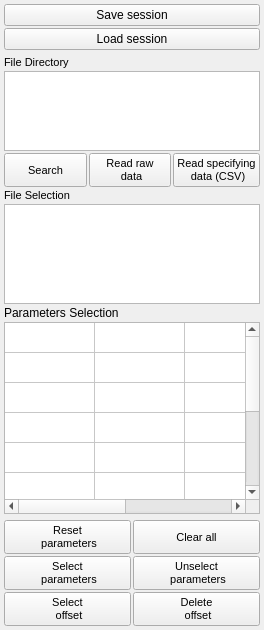
         <widget class="QFrame" name="frame_8">
          <property name="sizePolicy">
           <sizepolicy hsizetype="Minimum" vsizetype="Minimum">
            <horstretch>0</horstretch>
            <verstretch>0</verstretch>
           </sizepolicy>
          </property>
          <property name="maximumSize">
           <size>
            <width>375</width>
            <height>16777215</height>
           </size>
          </property>
          <property name="frameShape">
           <enum>QFrame::NoFrame</enum>
          </property>
          <property name="frameShadow">
           <enum>QFrame::Raised</enum>
          </property>
          <layout class="QVBoxLayout" name="verticalLayout_17">
           <property name="spacing">
            <number>2</number>
           </property>
           <property name="leftMargin">
            <number>2</number>
           </property>
           <property name="topMargin">
            <number>2</number>
           </property>
           <property name="rightMargin">
            <number>2</number>
           </property>
           <property name="bottomMargin">
            <number>2</number>
           </property>
           <item>
            <widget class="QFrame" name="frame_27">
             <property name="frameShape">
              <enum>QFrame::NoFrame</enum>
             </property>
             <property name="frameShadow">
              <enum>QFrame::Raised</enum>
             </property>
             <layout class="QVBoxLayout" name="verticalLayout_16">
              <property name="spacing">
               <number>2</number>
              </property>
              <property name="leftMargin">
               <number>2</number>
              </property>
              <property name="topMargin">
               <number>2</number>
              </property>
              <property name="rightMargin">
               <number>2</number>
              </property>
              <property name="bottomMargin">
               <number>2</number>
              </property>
              <item>
               <widget class="QPushButton" name="buttonSaveUI">
                <property name="text">
                 <string>Save session</string>
                </property>
               </widget>
              </item>
              <item>
               <widget class="QPushButton" name="buttonLoadUI">
                <property name="text">
                 <string>Load session</string>
                </property>
               </widget>
              </item>
             </layout>
            </widget>
           </item>
           <item>
            <widget class="QFrame" name="frame">
             <property name="sizePolicy">
              <sizepolicy hsizetype="Minimum" vsizetype="Minimum">
               <horstretch>0</horstretch>
               <verstretch>0</verstretch>
              </sizepolicy>
             </property>
             <property name="minimumSize">
              <size>
               <width>0</width>
               <height>0</height>
              </size>
             </property>
             <property name="font">
              <font>
               <pointsize>11</pointsize>
              </font>
             </property>
             <property name="frameShape">
              <enum>QFrame::NoFrame</enum>
             </property>
             <property name="frameShadow">
              <enum>QFrame::Raised</enum>
             </property>
             <layout class="QVBoxLayout" name="verticalLayout_14">
              <property name="spacing">
               <number>2</number>
              </property>
              <property name="leftMargin">
               <number>2</number>
              </property>
              <property name="topMargin">
               <number>2</number>
              </property>
              <property name="rightMargin">
               <number>2</number>
              </property>
              <property name="bottomMargin">
               <number>2</number>
              </property>
              <item>
               <widget class="QLabel" name="label_13">
                <property name="sizePolicy">
                 <sizepolicy hsizetype="Minimum" vsizetype="Minimum">
                  <horstretch>0</horstretch>
                  <verstretch>0</verstretch>
                 </sizepolicy>
                </property>
                <property name="maximumSize">
                 <size>
                  <width>16777215</width>
                  <height>30</height>
                 </size>
                </property>
                <property name="font">
                 <font>
                  <pointsize>8</pointsize>
                 </font>
                </property>
                <property name="text">
                 <string>File Directory</string>
                </property>
               </widget>
              </item>
              <item>
               <widget class="QListWidget" name="fileSelectDirectory">
                <property name="sizePolicy">
                 <sizepolicy hsizetype="Minimum" vsizetype="Minimum">
                  <horstretch>0</horstretch>
                  <verstretch>0</verstretch>
                 </sizepolicy>
                </property>
                <property name="maximumSize">
                 <size>
                  <width>16777215</width>
                  <height>80</height>
                 </size>
                </property>
                <property name="font">
                 <font>
                  <pointsize>8</pointsize>
                 </font>
                </property>
                <property name="horizontalScrollBarPolicy">
                 <enum>Qt::ScrollBarAsNeeded</enum>
                </property>
                <property name="alternatingRowColors">
                 <bool>true</bool>
                </property>
               </widget>
              </item>
              <item>
               <widget class="QFrame" name="frame_26">
                <property name="sizePolicy">
                 <sizepolicy hsizetype="Minimum" vsizetype="Minimum">
                  <horstretch>0</horstretch>
                  <verstretch>0</verstretch>
                 </sizepolicy>
                </property>
                <property name="frameShape">
                 <enum>QFrame::NoFrame</enum>
                </property>
                <property name="frameShadow">
                 <enum>QFrame::Raised</enum>
                </property>
                <layout class="QHBoxLayout" name="horizontalLayout_3">
                 <property name="spacing">
                  <number>2</number>
                 </property>
                 <property name="leftMargin">
                  <number>0</number>
                 </property>
                 <property name="topMargin">
                  <number>0</number>
                 </property>
                 <property name="rightMargin">
                  <number>0</number>
                 </property>
                 <property name="bottomMargin">
                  <number>0</number>
                 </property>
                 <item>
                  <widget class="QPushButton" name="buttonSearchDirectory">
                   <property name="sizePolicy">
                    <sizepolicy hsizetype="Minimum" vsizetype="Minimum">
                     <horstretch>0</horstretch>
                     <verstretch>0</verstretch>
                    </sizepolicy>
                   </property>
                   <property name="minimumSize">
                    <size>
                     <width>0</width>
                     <height>0</height>
                    </size>
                   </property>
                   <property name="maximumSize">
                    <size>
                     <width>16777215</width>
                     <height>50</height>
                    </size>
                   </property>
                   <property name="font">
                    <font>
                     <pointsize>8</pointsize>
                    </font>
                   </property>
                   <property name="text">
                    <string>Search</string>
                   </property>
                  </widget>
                 </item>
                 <item>
                  <widget class="QPushButton" name="buttonApplyDirectory">
                   <property name="sizePolicy">
                    <sizepolicy hsizetype="Minimum" vsizetype="Minimum">
                     <horstretch>0</horstretch>
                     <verstretch>0</verstretch>
                    </sizepolicy>
                   </property>
                   <property name="minimumSize">
                    <size>
                     <width>0</width>
                     <height>0</height>
                    </size>
                   </property>
                   <property name="maximumSize">
                    <size>
                     <width>16777215</width>
                     <height>50</height>
                    </size>
                   </property>
                   <property name="font">
                    <font>
                     <pointsize>8</pointsize>
                    </font>
                   </property>
                   <property name="text">
                    <string>Read raw
 data</string>
                   </property>
                  </widget>
                 </item>
                 <item>
                  <widget class="QPushButton" name="buttonApplyDirectoryTXT">
                   <property name="sizePolicy">
                    <sizepolicy hsizetype="Minimum" vsizetype="Minimum">
                     <horstretch>0</horstretch>
                     <verstretch>0</verstretch>
                    </sizepolicy>
                   </property>
                   <property name="maximumSize">
                    <size>
                     <width>16777215</width>
                     <height>50</height>
                    </size>
                   </property>
                   <property name="font">
                    <font>
                     <pointsize>8</pointsize>
                    </font>
                   </property>
                   <property name="text">
                    <string>Read specifying
 data (CSV)</string>
                   </property>
                  </widget>
                 </item>
                </layout>
               </widget>
              </item>
              <item>
               <widget class="QLabel" name="label_10">
                <property name="sizePolicy">
                 <sizepolicy hsizetype="Minimum" vsizetype="Minimum">
                  <horstretch>0</horstretch>
                  <verstretch>0</verstretch>
                 </sizepolicy>
                </property>
                <property name="maximumSize">
                 <size>
                  <width>16777215</width>
                  <height>30</height>
                 </size>
                </property>
                <property name="font">
                 <font>
                  <pointsize>8</pointsize>
                 </font>
                </property>
                <property name="text">
                 <string>File Selection</string>
                </property>
               </widget>
              </item>
              <item>
               <widget class="QListWidget" name="fileSelect">
                <property name="sizePolicy">
                 <sizepolicy hsizetype="Minimum" vsizetype="Minimum">
                  <horstretch>0</horstretch>
                  <verstretch>0</verstretch>
                 </sizepolicy>
                </property>
                <property name="maximumSize">
                 <size>
                  <width>99999</width>
                  <height>100</height>
                 </size>
                </property>
                <property name="font">
                 <font>
                  <pointsize>8</pointsize>
                 </font>
                </property>
                <property name="mouseTracking">
                 <bool>true</bool>
                </property>
                <property name="horizontalScrollBarPolicy">
                 <enum>Qt::ScrollBarAsNeeded</enum>
                </property>
                <property name="alternatingRowColors">
                 <bool>false</bool>
                </property>
                <property name="selectionMode">
                 <enum>QAbstractItemView::ExtendedSelection</enum>
                </property>
                <property name="wordWrap">
                 <bool>true</bool>
                </property>
                <property name="sortingEnabled">
                 <bool>true</bool>
                </property>
               </widget>
              </item>
              <item>
               <widget class="QLabel" name="label_2">
                <property name="sizePolicy">
                 <sizepolicy hsizetype="Minimum" vsizetype="Minimum">
                  <horstretch>0</horstretch>
                  <verstretch>0</verstretch>
                 </sizepolicy>
                </property>
                <property name="maximumSize">
                 <size>
                  <width>16777215</width>
                  <height>30</height>
                 </size>
                </property>
                <property name="font">
                 <font>
                  <pointsize>9</pointsize>
                 </font>
                </property>
                <property name="text">
                 <string>Parameters Selection</string>
                </property>
               </widget>
              </item>
              <item>
               <widget class="QTableWidget" name="paramSel">
                <property name="sizePolicy">
                 <sizepolicy hsizetype="Minimum" vsizetype="MinimumExpanding">
                  <horstretch>0</horstretch>
                  <verstretch>0</verstretch>
                 </sizepolicy>
                </property>
                <property name="font">
                 <font>
                  <pointsize>8</pointsize>
                 </font>
                </property>
                <property name="toolTip">
                 <string/>
                </property>
                <property name="rowCount">
                 <number>10</number>
                </property>
                <property name="columnCount">
                 <number>4</number>
                </property>
                <attribute name="horizontalHeaderVisible">
                 <bool>false</bool>
                </attribute>
                <attribute name="horizontalHeaderDefaultSectionSize">
                 <number>90</number>
                </attribute>
                <attribute name="horizontalHeaderHighlightSections">
                 <bool>true</bool>
                </attribute>
                <attribute name="horizontalHeaderMinimumSectionSize">
                 <number>10</number>
                </attribute>
                <attribute name="verticalHeaderVisible">
                 <bool>false</bool>
                </attribute>
                <attribute name="verticalHeaderMinimumSectionSize">
                 <number>10</number>
                </attribute>
                <row/>
                <row/>
                <row/>
                <row/>
                <row/>
                <row/>
                <row/>
                <row/>
                <row/>
                <row/>
                <column>
                 <property name="text">
                  <string>Key</string>
                 </property>
                 <property name="font">
                  <font>
                   <pointsize>8</pointsize>
                  </font>
                 </property>
                </column>
                <column>
                 <property name="text">
                  <string>Ref</string>
                 </property>
                 <property name="font">
                  <font>
                   <pointsize>8</pointsize>
                  </font>
                 </property>
                </column>
                <column>
                 <property name="text">
                  <string>Units</string>
                 </property>
                 <property name="font">
                  <font>
                   <pointsize>8</pointsize>
                  </font>
                 </property>
                </column>
                <column>
                 <property name="text">
                  <string>Name</string>
                 </property>
                 <property name="font">
                  <font>
                   <pointsize>8</pointsize>
                  </font>
                 </property>
                </column>
               </widget>
              </item>
             </layout>
            </widget>
           </item>
           <item>
            <widget class="QFrame" name="frame_2">
             <property name="sizePolicy">
              <sizepolicy hsizetype="Minimum" vsizetype="Minimum">
               <horstretch>0</horstretch>
               <verstretch>0</verstretch>
              </sizepolicy>
             </property>
             <property name="maximumSize">
              <size>
               <width>16777215</width>
               <height>999999</height>
              </size>
             </property>
             <property name="frameShape">
              <enum>QFrame::NoFrame</enum>
             </property>
             <property name="frameShadow">
              <enum>QFrame::Plain</enum>
             </property>
             <layout class="QGridLayout" name="gridLayout_25">
              <property name="leftMargin">
               <number>2</number>
              </property>
              <property name="topMargin">
               <number>2</number>
              </property>
              <property name="rightMargin">
               <number>2</number>
              </property>
              <property name="bottomMargin">
               <number>2</number>
              </property>
              <property name="spacing">
               <number>2</number>
              </property>
              <item row="0" column="1">
               <widget class="QPushButton" name="buttonClearAll">
                <property name="sizePolicy">
                 <sizepolicy hsizetype="Minimum" vsizetype="Minimum">
                  <horstretch>0</horstretch>
                  <verstretch>0</verstretch>
                 </sizepolicy>
                </property>
                <property name="minimumSize">
                 <size>
                  <width>0</width>
                  <height>0</height>
                 </size>
                </property>
                <property name="maximumSize">
                 <size>
                  <width>16777215</width>
                  <height>999999</height>
                 </size>
                </property>
                <property name="font">
                 <font>
                  <pointsize>8</pointsize>
                 </font>
                </property>
                <property name="text">
                 <string>Clear all</string>
                </property>
               </widget>
              </item>
              <item row="0" column="0">
               <widget class="QPushButton" name="buttonResetParameters">
                <property name="sizePolicy">
                 <sizepolicy hsizetype="Minimum" vsizetype="Minimum">
                  <horstretch>0</horstretch>
                  <verstretch>0</verstretch>
                 </sizepolicy>
                </property>
                <property name="maximumSize">
                 <size>
                  <width>16777215</width>
                  <height>40</height>
                 </size>
                </property>
                <property name="font">
                 <font>
                  <pointsize>8</pointsize>
                 </font>
                </property>
                <property name="text">
                 <string>Reset
 parameters</string>
                </property>
               </widget>
              </item>
              <item row="1" column="0">
               <widget class="QPushButton" name="buttonChangeParameters">
                <property name="sizePolicy">
                 <sizepolicy hsizetype="Minimum" vsizetype="Minimum">
                  <horstretch>0</horstretch>
                  <verstretch>0</verstretch>
                 </sizepolicy>
                </property>
                <property name="minimumSize">
                 <size>
                  <width>0</width>
                  <height>0</height>
                 </size>
                </property>
                <property name="maximumSize">
                 <size>
                  <width>16777215</width>
                  <height>40</height>
                 </size>
                </property>
                <property name="font">
                 <font>
                  <pointsize>8</pointsize>
                 </font>
                </property>
                <property name="text">
                 <string>Select
 parameters</string>
                </property>
               </widget>
              </item>
              <item row="1" column="1">
               <widget class="QPushButton" name="buttonUnselParameters">
                <property name="sizePolicy">
                 <sizepolicy hsizetype="Minimum" vsizetype="Minimum">
                  <horstretch>0</horstretch>
                  <verstretch>0</verstretch>
                 </sizepolicy>
                </property>
                <property name="minimumSize">
                 <size>
                  <width>0</width>
                  <height>0</height>
                 </size>
                </property>
                <property name="maximumSize">
                 <size>
                  <width>16777215</width>
                  <height>40</height>
                 </size>
                </property>
                <property name="font">
                 <font>
                  <pointsize>8</pointsize>
                 </font>
                </property>
                <property name="text">
                 <string>Unselect
 parameters</string>
                </property>
               </widget>
              </item>
              <item row="2" column="1">
               <widget class="QPushButton" name="buttonDeleteReference">
                <property name="sizePolicy">
                 <sizepolicy hsizetype="Minimum" vsizetype="Minimum">
                  <horstretch>0</horstretch>
                  <verstretch>0</verstretch>
                 </sizepolicy>
                </property>
                <property name="maximumSize">
                 <size>
                  <width>16777215</width>
                  <height>40</height>
                 </size>
                </property>
                <property name="font">
                 <font>
                  <pointsize>8</pointsize>
                 </font>
                </property>
                <property name="text">
                 <string>Delete
 offset</string>
                </property>
               </widget>
              </item>
              <item row="2" column="0">
               <widget class="QPushButton" name="buttonSelectReference">
                <property name="sizePolicy">
                 <sizepolicy hsizetype="Minimum" vsizetype="Minimum">
                  <horstretch>0</horstretch>
                  <verstretch>0</verstretch>
                 </sizepolicy>
                </property>
                <property name="maximumSize">
                 <size>
                  <width>16777215</width>
                  <height>40</height>
                 </size>
                </property>
                <property name="font">
                 <font>
                  <pointsize>8</pointsize>
                 </font>
                </property>
                <property name="text">
                 <string>Select
 offset</string>
                </property>
               </widget>
              </item>
             </layout>
            </widget>
           </item>
          </layout>
         </widget>
